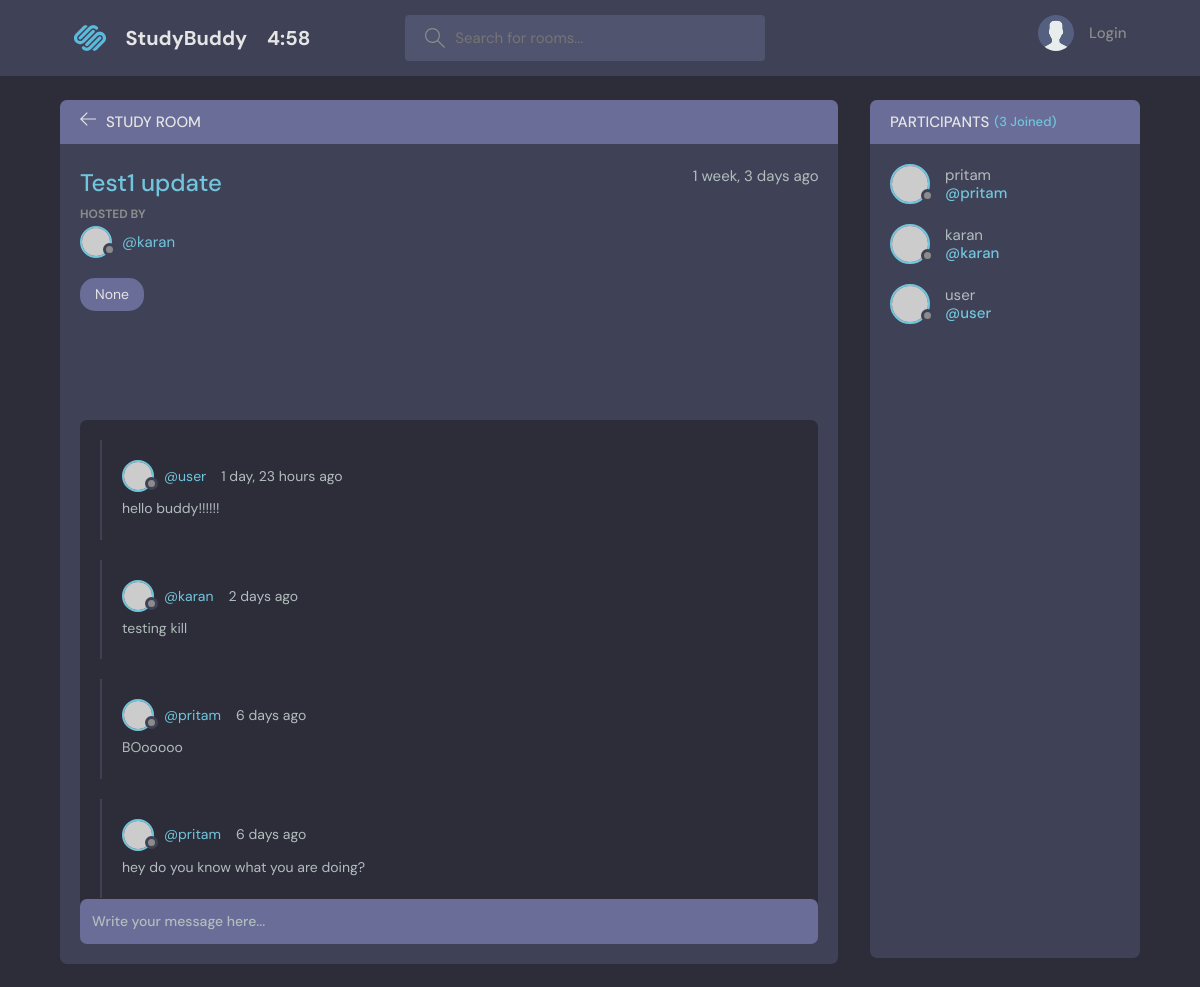
The app's page /room/8 with its own data.
### base/models.py (models this page shows, shortened)
class Room(models.Model):
    host = models.ForeignKey(User, on_delete=models.SET_NULL, null=True)
    topic = models.ForeignKey(Topic, on_delete=models.SET_NULL, null=True)
    name = models.CharField(max_length=200)
    description = models.TextField(null=True, blank=True)   # description can be blank  & forms cant be blank
    participants = models.ManyToManyField( User, related_name='participants', blank=True )
    updated = models.DateTimeField(auto_now=True)       # save value updated every single time (auto_now)
    created = models.DateTimeField(auto_now_add=True)   # only take timstamp if we save multiple times value never change (auto_now_add)
    class Meta:
        ordering = ['-updated', '-created']

class Message(models.Model):
    user = models.ForeignKey(User, on_delete=models.CASCADE)
    room = models.ForeignKey(Room, on_delete=models.CASCADE)
    body = models.TextField()
    updated = models.DateTimeField(auto_now=True)
    created = models.DateTimeField(auto_now_add=True)
    class Meta:
        ordering = ['-updated', '-created']

### base/views.py (the view, shortened to what this page needs)
# urls.py: path('room/<str:pk>', views.room, name='room'),
def room(request, pk):
    room = Room.objects.get(id=pk)
    room_messages = room.message_set.all()
    participants = room.participants.all()
    context = {'room': room, 'room_messages': room_messages, 'participants': participants}
    return render(request, 'base/room.html', context)

### base/templates/base/room.html (shortened to what this page needs)
{% extends 'main.html' %}
{% block content %}
<main class="profile-page layout layout--2">
    <div class="container">
        <div class="room">
            <div class="room__top">
                <div class="room__topLeft">
                    <a href="{% url 'home' %}">
                        <svg version="1.1" xmlns="http://www.w3.org/2000/svg" width="32" height="32"
                            viewBox="0 0 32 32">
                            <title>arrow-left</title>
                            <path
                                d="M13.723 2.286l-13.723 13.714 13.719 13.714 1.616-1.611-10.96-10.96h27.625v-2.286h-27.625l10.965-10.965-1.616-1.607z">
                            </path>
                        </svg>
                    </a>
                    <h3>Study Room</h3>
                </div>
            </div>
            <div class="room__box scroll">
                <div class="room__header scroll">
                    <div class="room__info">
                        <h3>{{room.name}}</h3>
                        <span>{{room.created | timesince}} ago</span>
                    </div>
                    <div class="room__hosted">
                        <p>Hosted By</p>
                        <a href="{% url 'user-profile' room.host.id %}" class="room__author">
                            <div class="avatar avatar--small">
                                <img src="https://randomuser.me/api/portraits/men/37.jpg" />
                            </div>
                            <span>@{{room.host.username}}</span>
                        </a>
                    </div>
                    <span class="room__topics">{{room.topic}}</span>
                </div>
                <div class="room__conversation">
                    <div class="threads scroll">
                        {% for message in room_messages %}
                        <div class="thread">
                            <div class="thread__top">
                                <div class="thread__author">
                                    <a href="{% url 'user-profile' message.user.id %}" class="thread__authorInfo">
                                        <div class="avatar avatar--small">
                                            <img src="https://randomuser.me/api/portraits/men/37.jpg" />
                                        </div>
                                        <span>@{{message.user.username}}</span>
                                    </a>
                                    <span class="thread__date">{{message.created | timesince}} ago</span>
                                </div>
                            </div>
                            <div class="thread__details">
                                {{message.body}}
                            </div>
                        </div>
                        {% endfor %}
                    </div>
                </div>
            </div>
            <div class="room__message">
                <form action="#"><input name="" placeholder="Write your message here..." /></form>
            </div>
        </div>
        <div class="participants">
            <h3 class="participants__top">Participants <span>({{participants.count}} Joined)</span></h3>
            <div class="participants__list scroll">
                {% for user in participants %}
                <a href="{% url 'user-profile' user.id %}" class="participant">
                    <div class="avatar avatar--medium">
                        <img src="https://randomuser.me/api/portraits/men/37.jpg" />
                    </div>
                    <p>
                        {{user.username}}
                        <span>@{{user.username}}</span>
                    </p>
                </a>
                {% endfor %}
            </div>
        </div>
    </div>
</main>
{% endblock content %}

### records on screen
Room: name "Test1 update", created "1 week, 3 days", host.username "karan", topic "None"
Message: user.username "user", created "1 day, 23 hours", body "hello buddy!!!!!!"
Message: user.username "karan", created "2 days", body "testing kill"
Message: user.username "pritam", created "6 days", body "BOooooo"
Message: user.username "pritam", created "6 days", body "hey do you know what you are doing?"

### other values on screen
{{ participants.count }} "3"
{{ user.username }} "pritam"
{{ user.username }} "karan"
{{ user.username }} "user"
